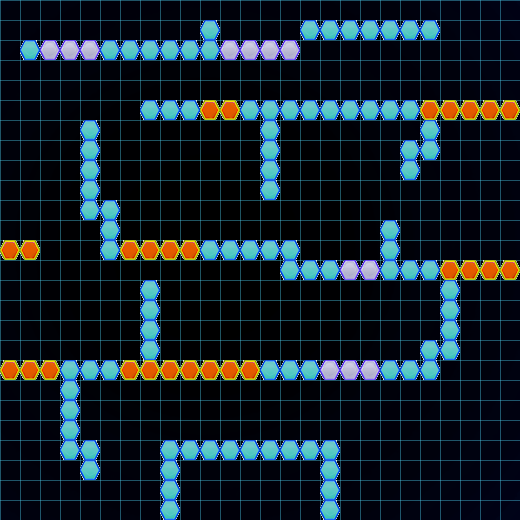

Rendered tile map (Tiled .tmx) drawn with the repository's tilesets; below, a short description and the map source with its tile grids summarised:
An orthogonal 26x26 tile map with 20x20 px tiles, 2 tile layers (bg, test_map), 4 hidden layers not drawn, 2 tilesets and 5 objects (3x spawn_point, spawn_player_point, spawn_base).

<map version="1.0" orientation="orthogonal" width="26" height="26" tilewidth="20" tileheight="20">
 <tileset firstgid="1" name="resours" tilewidth="20" tileheight="20">
  <image source="13.png" width="40" height="40" />
  <tile id="0">
   <properties>
    <property name="can move bullet" value="False" />
    <property name="hp" value="5" />
   </properties>
  </tile>
  <tile id="1">
   <properties>
    <property name="can move bullet" value="False" />
    <property name="hp" value="1" />
   </properties>
  </tile>
  <tile id="2">
   <properties>
    <property name="can move bullet" value="True" />
    <property name="hp" value="0" />
   </properties>
  </tile>
  <tile id="3">
   <properties>
    <property name="can move bullet" value="False" />
    <property name="hp" value="1" />
   </properties>
  </tile>
 </tileset>
 <tileset firstgid="5" name="background_image" tilewidth="20" tileheight="20">
  <image source="background_image.png" width="520" height="520" />
 </tileset>
 <layer name="bg" width="26" height="26">
  <data>[676 cells, 676 non-empty, 676 distinct tile ids]</data>
 </layer>
 <layer name="test_map" width="26" height="26">
  <data>[676 cells, 134 non-empty, 3 distinct tile ids]</data>
 </layer>
 <layer name="level_01" width="26" height="26" visible="0">
  <data>[676 cells, 149 non-empty, 3 distinct tile ids]</data>
 </layer>
 <layer name="level_02" width="26" height="26" visible="0">
  <data>[676 cells, 128 non-empty, 3 distinct tile ids]</data>
 </layer>
 <layer name="level_03" width="26" height="26" visible="0">
  <data>[676 cells, 171 non-empty, 3 distinct tile ids]</data>
 </layer>
 <layer name="level_04" width="26" height="26" visible="0">
  <data>[676 cells, 140 non-empty, 3 distinct tile ids]</data>
 </layer>
 <objectgroup name="spawn_points" width="26" height="26">
  <object name="spawn_point" x="20" y="20" width="20" height="20" />
  <object name="spawn_point" x="240" y="20" width="20" height="20" />
  <object name="spawn_point" x="480" y="20" width="20" height="20" />
  <object name="spawn_player_point" x="120" y="460" width="20" height="20" />
  <object name="spawn_base" x="250" y="490" width="60" height="60" />
 </objectgroup>
</map>